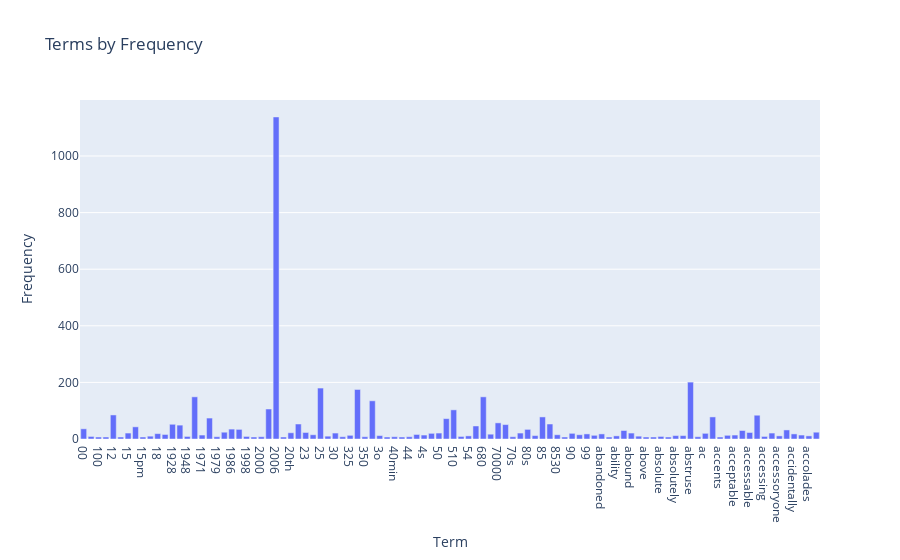

Notebook code cell kept with this figure:
### Code cell
import plotly.express as px
from statistics import mean

term_frequencies = np.asarray(new_dataset_counts.sum(axis=0))[0]
x = count_vect.get_feature_names_out()[:100]
_y = np.delete(term_frequencies, np.where(term_frequencies <= mean(term_frequencies)))
fig = px.bar(x=x, y=_y[:100], labels={'x': 'Term', 'y': 'Frequency'}, title='Terms by Frequency')

fig.show()

### Figure 1 — Plotly figure (JSON) as saved in the notebook; plotly's stock layout.template omitted (floating-point values rounded to 4 significant figures)
{"data": [{"alignmentgroup": "True", "hovertemplate": "Term=%{x}<br>Frequency=%{y}<extra></extra>", "legendgroup": "", "marker": {"color": "#636efa", "pattern": {"shape": ""}}, "name": "", "offsetgroup": "", "orientation": "v", "showlegend": false, "textposition": "auto", "type": "bar", "x": ["00", "10", "100", "11", "12", "13", "15", "15g", "15pm", "17", "18", "18th", "1928", "1947", "1948", "1949", "1971", "1973", "1979", "1980", "1986", "1995", "1998", "20", "2000", "2005", "2006", "2007", "20th", "2160", "23", "24", "25", "2mp", "30", "30s", "325", "35", "350", "375", "3o", "40", "40min", "42", "44", "45", "4s", "4ths", "50", "5020", "510", "5320", "54", "5lb", "680", "70", "70000", "700w", "70s", "80", "80s", "8125", "85", "8525", "8530", "8pm", "90", "95", "99", "aailiyah", "abandoned", "abhor", "ability", "able", "abound", "about", "above", "abroad", "absolute", "absolutel", "absolutely", "absolutley", "abstruse", "abysmal", "ac", "academy", "accents", "accept", "acceptable", "access", "accessable", "accessible", "accessing", "accessory", "accessoryone", "accident", "accidentally", "acclaimed", "accolades", "accommodations"], "xaxis": "x", "y": [36, 9, 7, 7, 85, 7, 21, 43, 7, 10, 19, 16, 52, 49, 9, 149, 14, 74, 8, 24, 35, 34, 9, 7, 8, 106, 1138, 7, 22, 53, 23, 15, 180, 10, 21, 8, 13, 175, 8, 135, 12, 7, 8, 7, 8, 16, 14, 20, 21, 72, 103, 9, 11, 46, 149, 17, 57, 51, 8, 21, 34, 12, 78, 53, 15, 7, 20, 15, 18, 13, 18, 7, 11, 30, 21, 10, 7, 7, 9, 7, 12, 12, 201, 8, 20, 78, 7, 13, 14, 30, 23, 84, 9, 21, 11, 32, 18, 14, 11, 24], "yaxis": "y"}], "layout": {"barmode": "relative", "legend": {"tracegroupgap": 0}, "title": {"text": "Terms by Frequency"}, "xaxis": {"anchor": "y", "domain": [0, 1], "title": {"text": "Term"}}, "yaxis": {"anchor": "x", "domain": [0, 1], "title": {"text": "Frequency"}}}}
